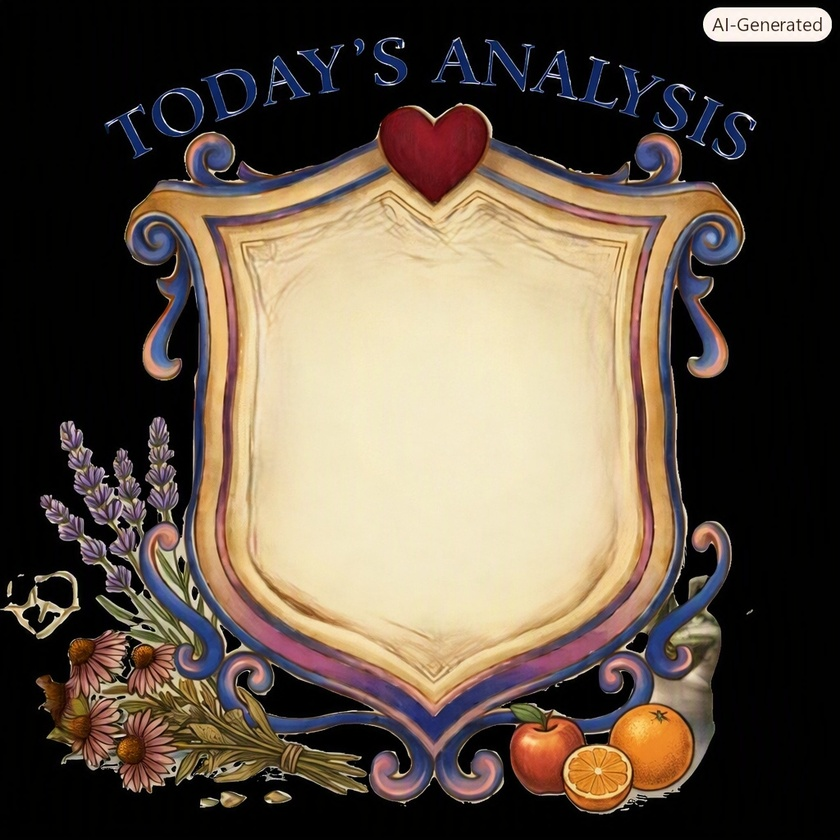
#> input picture assets/images/todays_analysis.jpg, 840 x 840 px, shrunk from 1024 x 1024 before the run
$ python remove_bg.py
#> lines starting #> are read from the running program, lines starting #| are printed output that depends on the picture
from PIL import Image

def remove_black_background(img_path, out_path, tolerance=25):
#> called with img_path = 'assets/images/todays_analysis.jpg', out_path = 'assets/images/todays_analysis.png', tolerance = 35
    img = Image.open(img_path).convert("RGBA")
    data = img.getdata()

    new_data = []
    for item in data:
        # If it's near black, make it transparent
        if item[0] < tolerance and item[1] < tolerance and item[2] < tolerance:
            new_data.append((255, 255, 255, 0))
        else:
            new_data.append(item)
#> this loop made 705600 passes
#> item on passes 1 to 3: (5, 5, 5, 255), (4, 4, 4, 255), (2, 2, 2, 255)
#> after the loop, new_data = 705600 items

    img.putdata(new_data)
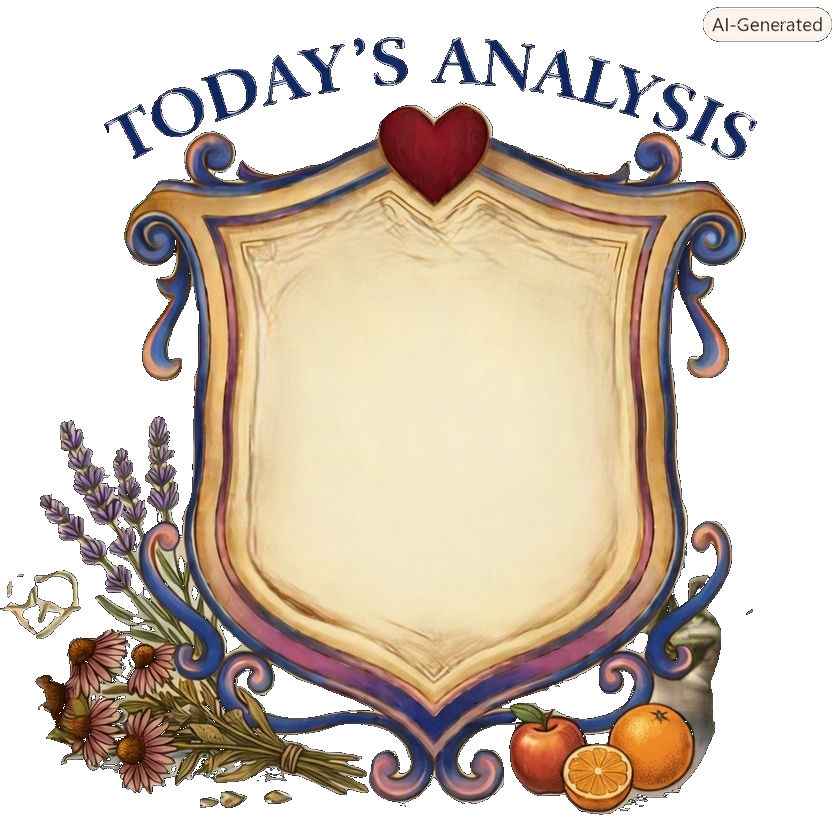
#> img: PIL image 840x840 RGBA; mean R, G, B, A 213, 200, 186.7, 137.3; transparent parts drawn white
    img.save(out_path, "PNG")

remove_black_background("assets/images/todays_analysis.jpg", "assets/images/todays_analysis.png", tolerance=35)
